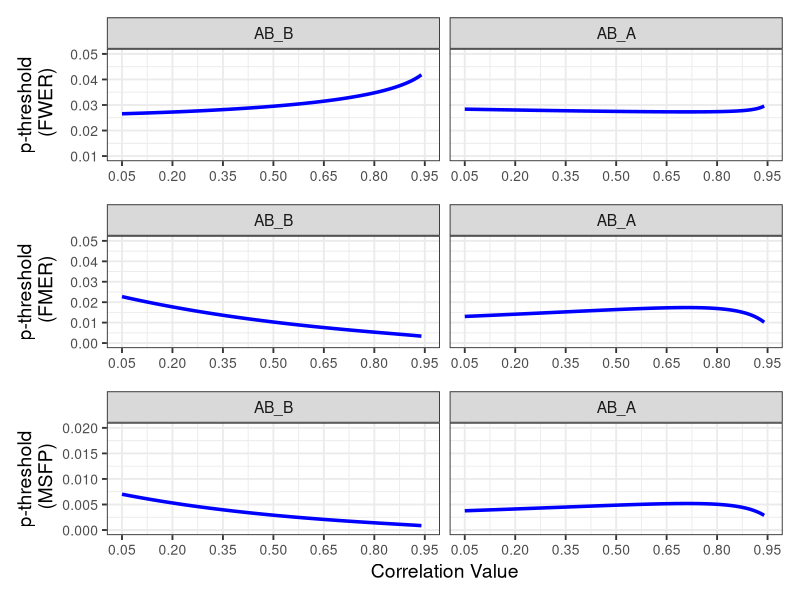

Source code (R):
library(mvtnorm)
library(dplyr)
library(tidyr)
library(ggplot2)
library(patchwork)

###############################################
## 1) Baseline error rates under 2 independent tests
##    for alpha=0.05 (two-sided)
###############################################
fwer_indep <- 0.05  # 1 - (1-0.05)^2
fmer_indep <- 0.0025  # (0.05)^2
msfp_indep <- 0.000625 # (0.025)^2 if 2-sided "superior"

###############################################
## 2) Bivariate Probability for each metric
###############################################
clamp_rho <- function(r) {
  if (is.na(r) || r< -1) return(-1)
  if (r> 1) return(1)
  r
}

Sigma_rho <- function(rho12) {
  if (is.na(rho12) || abs(rho12)>1) return(NULL)
  matrix(c(1, rho12, rho12, 1), nrow=2)
}

fwer_prob <- function(cval, rho12) {
  rho12 <- clamp_rho(rho12)
  Sig <- Sigma_rho(rho12)
  if (is.null(Sig)) return(NA_real_)
  
  pmass <- tryCatch(
    pmvnorm(lower=c(-cval,-cval),
            upper=c(cval,cval),
            sigma=Sig),
    error=function(e) NA_real_
  )
  pmass[1]
}

fmer_prob <- function(cval, rho12) {
  rho12 <- clamp_rho(rho12)
  Sig <- Sigma_rho(rho12)
  if (is.null(Sig)) return(NA_real_)
  
  cornerProb <- function(lwr,upr) {
    tryCatch(pmvnorm(lower=lwr, upper=upr, sigma=Sig),
             error=function(e) NA_real_)
  }
  # corners: T1>c,T2>c, T1>c,T2< -c, T1< -c,T2>c, T1< -c,T2< -c
  p1 <- cornerProb(c(cval,cval), c(Inf,Inf))
  p2 <- cornerProb(c(cval,-Inf), c(Inf,-cval))
  p3 <- cornerProb(c(-Inf,cval), c(-cval,Inf))
  p4 <- cornerProb(c(-Inf,-Inf), c(-cval,-cval))
  sum(c(p1,p2,p3,p4), na.rm=FALSE)
}

msfp_prob <- function(cval, rho12) {
  rho12 <- clamp_rho(rho12)
  Sig <- Sigma_rho(rho12)
  if (is.null(Sig)) return(NA_real_)
  
  pmass <- tryCatch(
    pmvnorm(lower=c(cval,cval), upper=c(Inf,Inf), sigma=Sig),
    error=function(e) NA_real_
  )
  pmass[1]
}

###############################################
## 3) Solve for c* to match the "independent" baseline
##    e.g. FWER =>  P(|T1|<=c, |T2|<=c)= 1 - fwer_indep
###############################################
find_cstar_fwer <- function(rho12, fwer_target=0.05) {
  target <- 1 - fwer_target
  f <- function(cval) {
    val <- fwer_prob(cval, rho12)
    if (is.na(val)) return(1)
    val - target
  }
  out <- tryCatch(uniroot(f, c(0,5)), error=function(e) NULL)
  if (is.null(out)) return(NA_real_)
  out$root
}

find_cstar_fmer <- function(rho12, fmer_target=0.0025) {
  f <- function(cval) {
    val <- fmer_prob(cval, rho12)
    if (is.na(val)) return(0)
    val - fmer_target
  }
  out <- tryCatch(uniroot(f, c(0,5)), error=function(e) NULL)
  if (is.null(out)) return(NA_real_)
  out$root
}

find_cstar_msfp <- function(rho12, msfp_target=0.000625) {
  f <- function(cval) {
    val <- msfp_prob(cval, rho12)
    if (is.na(val)) return(0)
    val - msfp_target
  }
  out <- tryCatch(uniroot(f, c(0,5)), error=function(e) NULL)
  if (is.null(out)) return(NA_real_)
  out$root
}

###############################################
## 4) c* -> single-test p-value threshold
##    For FWER & FMER => 2*(1 - pnorm(c*))
##    For MSFP => 1 - pnorm(c*)
###############################################
pval_cutoff_fwer <- function(cstar) {
  if (is.na(cstar)) return(NA_real_)
  2*(1 - pnorm(cstar))
}
pval_cutoff_fmer <- function(cstar) {
  if (is.na(cstar)) return(NA_real_)
  2*(1 - pnorm(cstar))
}
pval_cutoff_msfp <- function(cstar) {
  if (is.na(cstar)) return(NA_real_)
  1 - pnorm(cstar)
}

###############################################
## 5) correlationOfT1T2
##    We'll assume nA=nB=nAB=1 for demonstration
###############################################
correlationOfT1T2 <- function(rhoAB_A, rhoAB_B, rhoA_B,
                              nA=1, nB=1, nAB=1) {
  varT1 <- (1/nAB + 1/nA - 2*rhoAB_A)
  varT2 <- (1/nB  + 1/nA - 2*rhoA_B)
  covT1T2 <- (rhoAB_B - rhoAB_A - rhoA_B + 1/nA)
  denom <- sqrt(varT1*varT2)
  if (denom<=0) return(NA_real_)
  covT1T2 / denom
}

###############################################
## 6) investigateOneRho:
##    vary one correlation param (0.01..0.99),
##    fix others at 0.3,
##    compute cstar for FWER=0.05, FMER=0.0025, MSFP=0.000625,
##    => p-value threshold
###############################################
investigateOneRho <- function(whichRho=c("AB_B","AB_A","A_B"),
                              steps=seq(0.01,0.99,by=0.01)) {
  whichRho <- match.arg(whichRho)
  
  df_list <- lapply(steps, function(rVal) {
    # fix the other 2 at 0.3
    if (whichRho=="AB_B") {
      rhoAB_B <- rVal; rhoAB_A <- 0.3; rhoA_B <- 0.01
    } else if (whichRho=="AB_A") {
      rhoAB_A <- rVal; rhoAB_B <- 0.3; rhoA_B <- 0.01
    } else {
      rhoA_B <- rVal; rhoAB_B <- 0.3; rhoAB_A <- 0.01
    }
    
    rho12 <- correlationOfT1T2(rhoAB_A, rhoAB_B, rhoA_B)
    
    cF <- find_cstar_fwer(rho12, fwer_target=0.05)
    cM <- find_cstar_fmer(rho12, fmer_target=0.0025)
    cS <- find_cstar_msfp(rho12, msfp_target=0.000625)
    
    pF <- pval_cutoff_fwer(cF)
    pM <- pval_cutoff_fmer(cM)
    pS <- pval_cutoff_msfp(cS)
    
    data.frame(
      which_rho=whichRho,
      rho_value=rVal,
      pth_fwer=pF,
      pth_fmer=pM,
      pth_msfp=pS
    )
  })
  
  do.call(rbind, df_list)
}

###############################################
## 7) runAllRhos => AB_B, AB_A, A_B
###############################################
runAllRhos <- function(steps=seq(0.01,0.99,by=0.01)) {
  df1 <- investigateOneRho("AB_B", steps=steps)
  df2 <- investigateOneRho("AB_A", steps=steps)
  #df3 <- investigateOneRho("A_B",  steps=steps)
  dplyr::bind_rows(df1, df2)
}

###############################################
## 8) usage & pivot
###############################################
final_df <- runAllRhos(steps=seq(0.01,0.99,by=0.01))

plot_df <- final_df %>%
  tidyr::pivot_longer(
    cols=c("pth_fwer","pth_fmer","pth_msfp"),
    names_to="metric",
    values_to="p_threshold"
  )

plot_df$metric <- factor(plot_df$metric,
                         levels=c("pth_fwer","pth_fmer","pth_msfp"),
                         labels=c("FWER","FMER","MSFP")
)
plot_df$which_rho <- factor(plot_df$which_rho,
                            levels=c("AB_B","AB_A"))

###############################################
## 9) Plot in 3x3 with manual y-limits
###############################################
plot_fwer <- ggplot(subset(plot_df, metric=="FWER"),
                    aes(x=rho_value, y=p_threshold)) +
  geom_line(size=1.2, color="blue") +
  facet_wrap(~which_rho, nrow=1) +
  scale_y_continuous(limits=c(0.01,0.05)) +
  labs(x=NULL, y="p-threshold\n (FWER)") +
  theme_bw(base_size=14) +
  theme(legend.position="none",
        axis.text.x = element_text(size = 10),
        axis.text.y = element_text(size = 10)) +
  scale_x_continuous(limits = c(0.05, 0.95), breaks = seq(0.05, 0.95, by = 0.15),
                     labels = function(x) sprintf("%.2f", x))

plot_fmer <- ggplot(subset(plot_df, metric=="FMER"),
                    aes(x=rho_value, y=p_threshold)) +
  geom_line(size=1.2, color="blue") +
  facet_wrap(~which_rho, nrow=1) +
  scale_y_continuous(limits=c(0,0.05)) +
  labs(x=NULL, y="p-threshold\n (FMER)") +
  theme_bw(base_size=14) +
  theme(legend.position="none",
        axis.text.x = element_text(size = 10),
        axis.text.y = element_text(size = 10)) +
  scale_x_continuous(limits = c(0.05, 0.95), breaks = seq(0.05, 0.95, by = 0.15),
                     labels = function(x) sprintf("%.2f", x))

plot_msfp <- ggplot(subset(plot_df, metric=="MSFP"),
                    aes(x=rho_value, y=p_threshold)) +
  geom_line(size=1.2, color="blue") +
  facet_wrap(~which_rho, nrow=1) +
  scale_y_continuous(limits=c(0,0.02)) +
  labs(x="Correlation Value", y="p-threshold\n (MSFP)") +
  theme_bw(base_size=14) +
  theme(legend.position="none",
        axis.text.x = element_text(size = 10),
        axis.text.y = element_text(size = 10)) +
  scale_x_continuous(limits = c(0.05, 0.95), breaks = seq(0.05, 0.95, by = 0.15),
                     labels = function(x) sprintf("%.2f", x))

final_plot <- (plot_fwer | plot_fmer | plot_msfp) +
  plot_layout(nrow=3)

print(final_plot)
